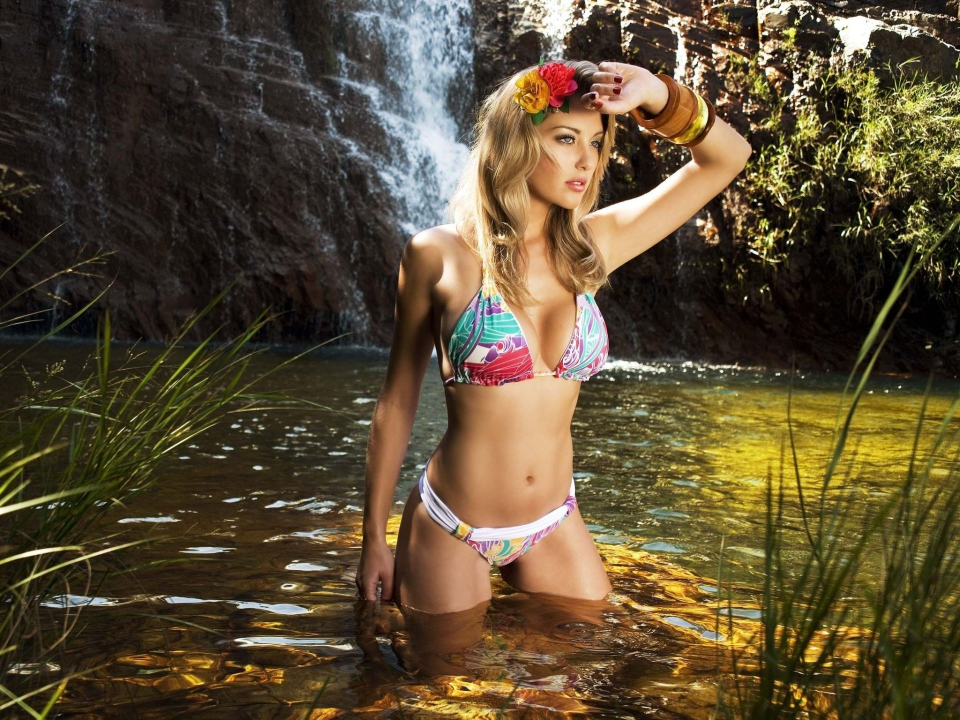
#> input picture images/asd.jpg, 1920 x 1440 px (shown at 1/2 size)
$ python utils.py   (Python 2 division)   (older library calls are emulated)
#> lines starting #> are read from the running program, lines starting #| are printed output that depends on the picture
import cv2
import numpy as np
from deepgaze.saliency_map import FasaSaliencyMapping


def showImage(image, name):
    cv2.imshow(name,image)
    cv2.waitKey(0)

def gradient(image):
    image = cv2.cvtColor(image,cv2.COLOR_BGR2GRAY)
    sobelx = cv2.Sobel(image, cv2.CV_64F,1,0,ksize=1)
    sx = cv2.convertScaleAbs(sobelx)
    sobely = cv2.Sobel(image, cv2.CV_64F, 0, 1, ksize=1)
    sy = cv2.convertScaleAbs(sobely)
    sx2y2 = cv2.addWeighted(sx,0.5,sy,0.5,0)
    #cv2.addWeighted()
    return sx2y2

def saliency(image):
    saliency_map = FasaSaliencyMapping(image.shape[0],image.shape[1])
    image_salient_1 = saliency_map.returnMask(image,tot_bins=8, format='BGR2LAB')
    image_salient = cv2.GaussianBlur(image_salient_1,(3,3),1)
    image_salient = cv2.convertScaleAbs(image_salient)
    return image_salient

def importance_map(image):
    gra_img = gradient(image)
    # showImage(gra_img,"grad")
    sal_img = saliency(image)
    # showImage(sal_img,"sal")
    final_img = cv2.convertScaleAbs(gra_img*sal_img)
    return final_img

def main():
    img = cv2.imread("./images/asd.jpg")
#> img is the input picture: shape (1440, 1920, 3); mean B, G, R 51.2, 76, 90.2
    img = cv2.resize(img,(0,0),None,.45,0.45)
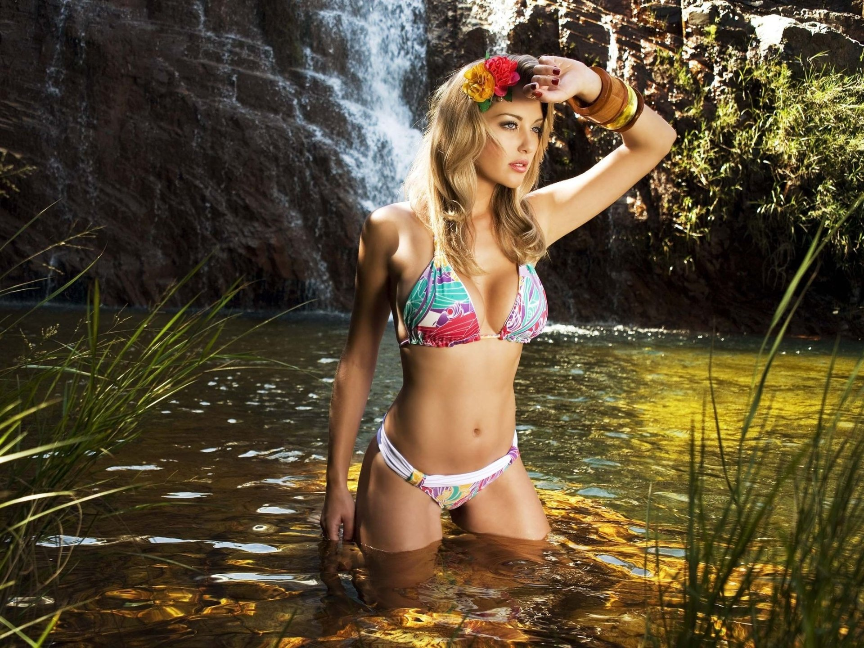
#> img: shape (648, 864, 3); mean B, G, R 51, 75.8, 90.1

    gra_img = gradient(img)
#> in gradient, `image = cv2.cvtColor(image,cv2.COLOR_BGR2GRAY)`:
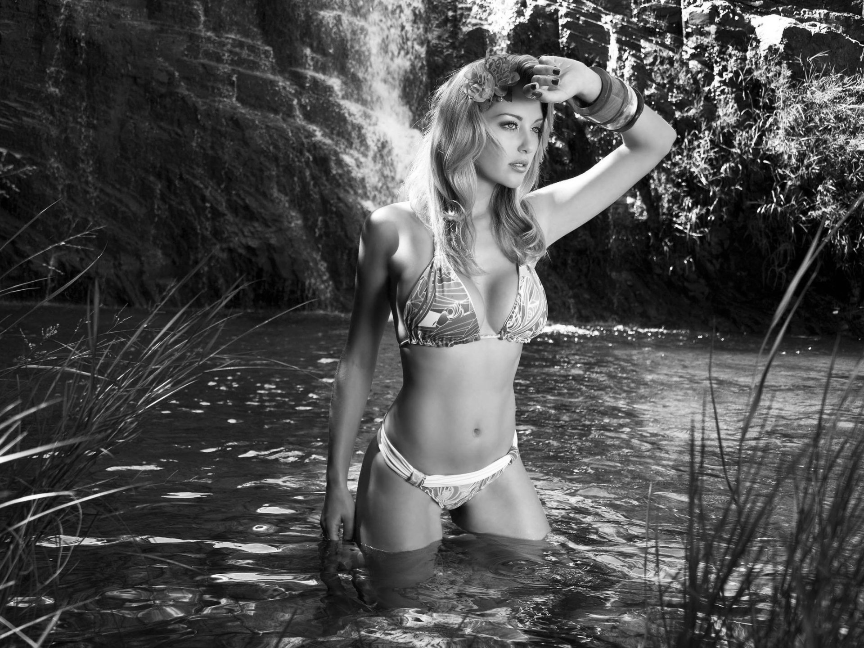
#> image: shape (648, 864); min 0, max 255, mean 77.3
#> in gradient, `sobelx = cv2.Sobel(image, cv2.CV_64F,1,0,ksize=1)`:
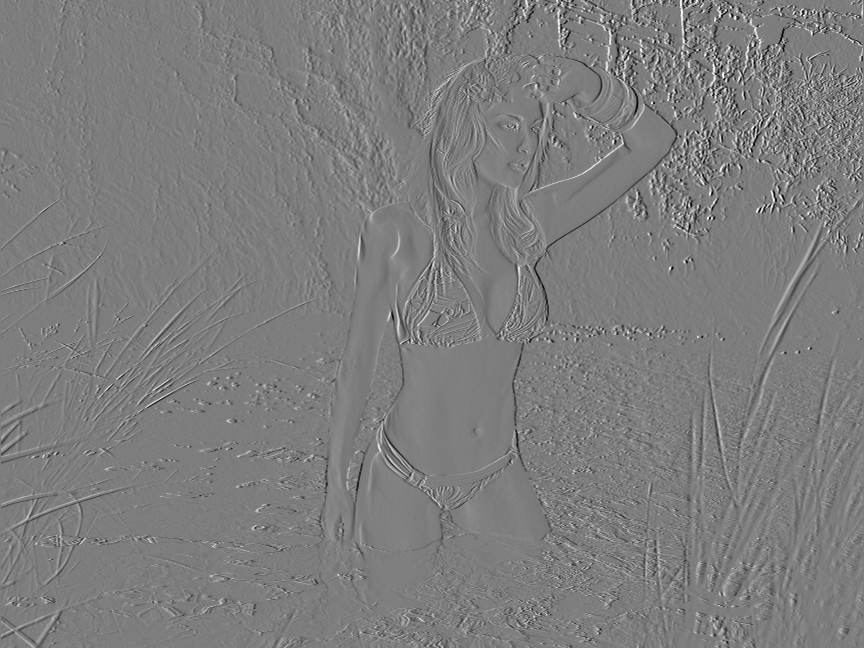
#> sobelx: shape (648, 864) float64; min -231, max 238, mean 0.1; drawn with min black and max white
#> in gradient, `sx = cv2.convertScaleAbs(sobelx)`:
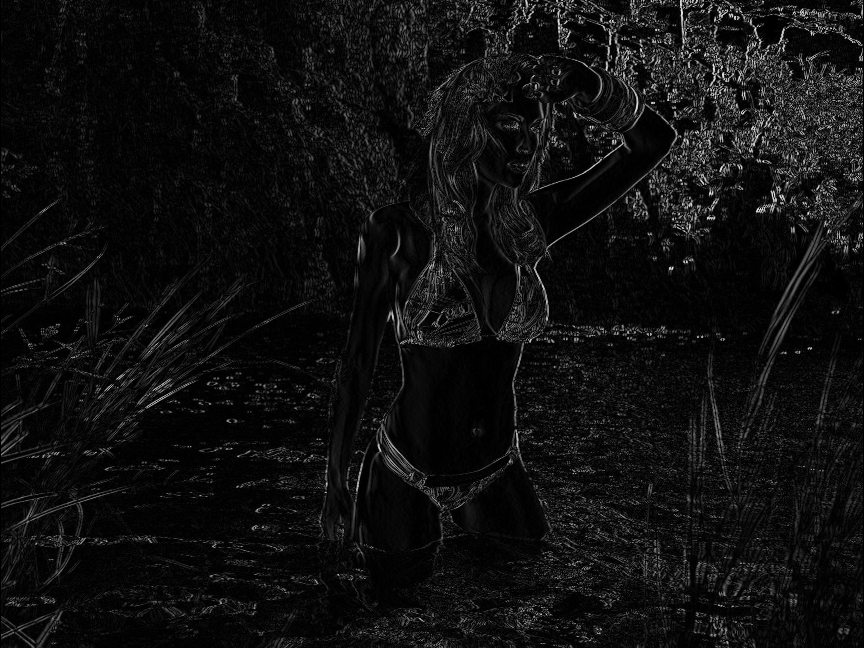
#> sx: shape (648, 864); min 0, max 238, mean 15.7
#> in gradient, `sobely = cv2.Sobel(image, cv2.CV_64F, 0, 1, ksize=1)`:
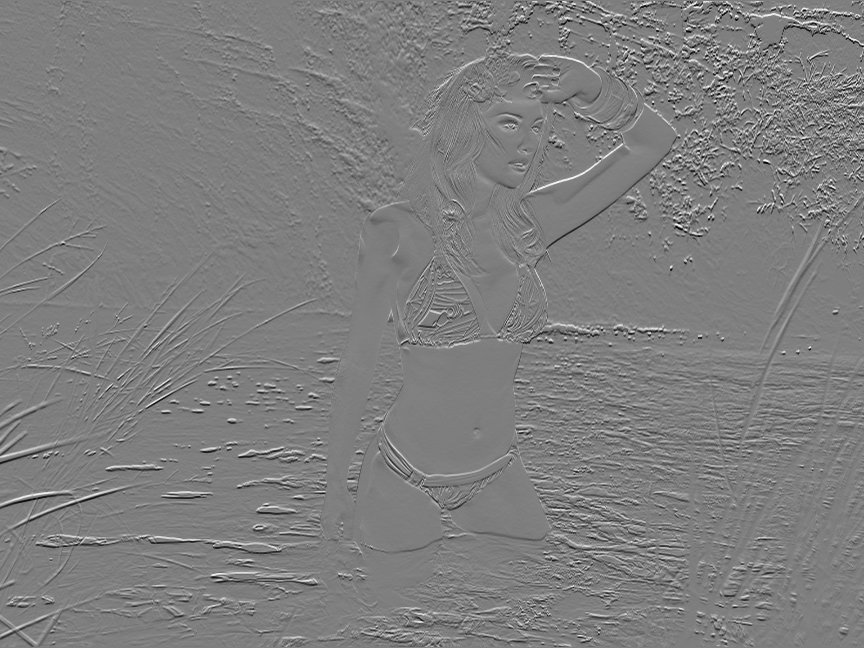
#> sobely: shape (648, 864) float64; min -234, max 236, mean -0.1; drawn with min black and max white
#> in gradient, `sy = cv2.convertScaleAbs(sobely)`:
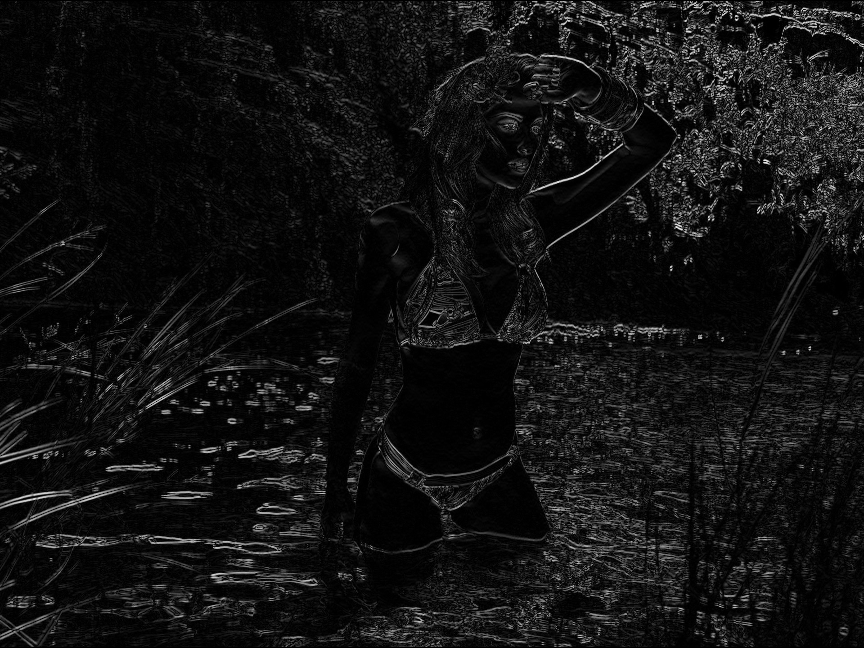
#> sy: shape (648, 864); min 0, max 236, mean 18.1
#> in gradient, `sx2y2 = cv2.addWeighted(sx,0.5,sy,0.5,0)`:
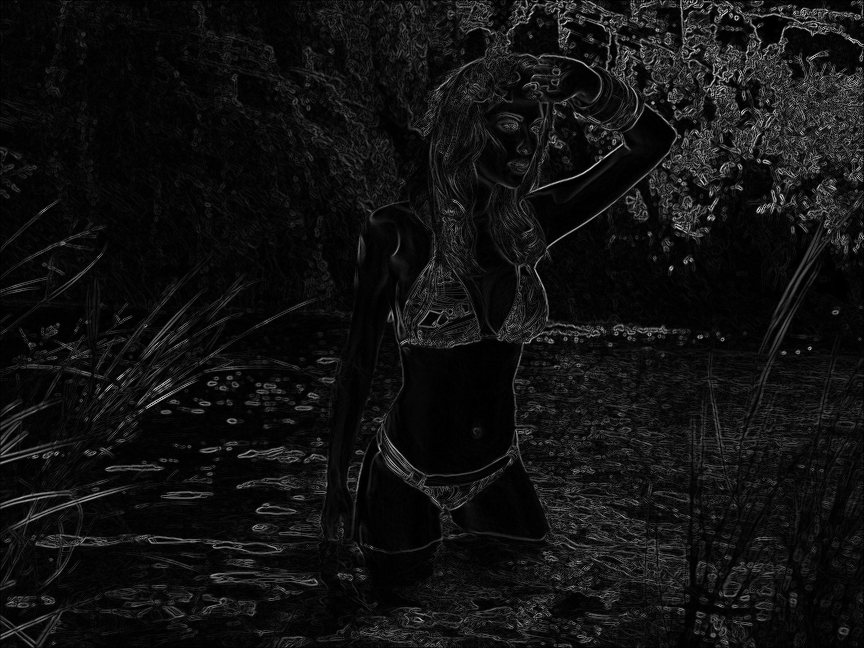
#> sx2y2: shape (648, 864); min 0, max 226, mean 16.9
    sal_img = saliency(img)

    final_img = cv2.convertScaleAbs(gra_img*sal_img)
    print "[+] Shape of the image is {} * {}".format(final_img.shape[0],final_img.shape[1])
    numpy_harizontal = np.hstack((gra_img,sal_img))

    cv2.imshow("asd",numpy_harizontal)
    cv2.waitKey(0)
    print "done"

if __name__ == "__main__":
    main()
#> (the call stopped at in saliency, `saliency_map = FasaSaliencyMapping(image.shape[0],image.shape[1])`: deepgaze is not available in this run)

$ run again, with images/barca.jpg copied over images/asd.jpg
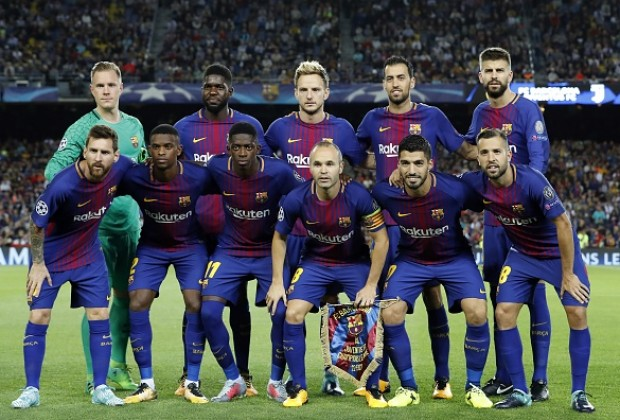
#> input picture images/barca.jpg, 620 x 420 px
#> in main, img is the input picture: shape (420, 620, 3); mean B, G, R 79.7, 77.2, 72.8
#> img: shape (189, 279, 3)
#> in gradient, `sobely = cv2.Sobel(image, cv2.CV_64F, 0, 1, ksize=1)`:
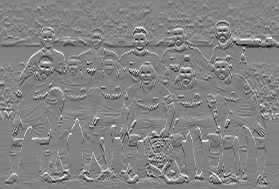
#> sobely: shape (189, 279) float64; min -230, max 217, mean 1; drawn with min black and max white
#> in gradient, `sx2y2 = cv2.addWeighted(sx,0.5,sy,0.5,0)`:
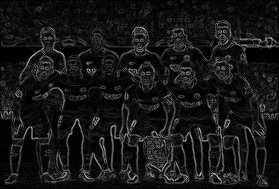
#> sx2y2: shape (189, 279); min 0, max 213, mean 22.7
